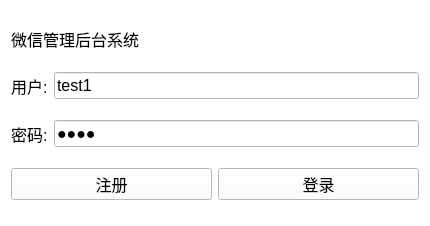
<?xml version="1.0" encoding="UTF-8"?>
<ui version="4.0">
 <class>Form</class>
 <widget class="QWidget" name="Form">
  <property name="geometry">
   <rect>
    <x>0</x>
    <y>0</y>
    <width>430</width>
    <height>226</height>
   </rect>
  </property>
  <property name="sizePolicy">
   <sizepolicy hsizetype="Expanding" vsizetype="Expanding">
    <horstretch>0</horstretch>
    <verstretch>0</verstretch>
   </sizepolicy>
  </property>
  <property name="minimumSize">
   <size>
    <width>0</width>
    <height>0</height>
   </size>
  </property>
  <property name="windowTitle">
   <string>Form</string>
  </property>
  <property name="styleSheet">
   <string notr="true">background-color: rgb(255, 255, 255);</string>
  </property>
  <layout class="QHBoxLayout" name="horizontalLayout_4">
   <item>
    <layout class="QVBoxLayout" name="verticalLayout">
     <property name="sizeConstraint">
      <enum>QLayout::SetMinAndMaxSize</enum>
     </property>
     <item>
      <widget class="QLabel" name="label">
       <property name="sizePolicy">
        <sizepolicy hsizetype="Preferred" vsizetype="Fixed">
         <horstretch>0</horstretch>
         <verstretch>0</verstretch>
        </sizepolicy>
       </property>
       <property name="maximumSize">
        <size>
         <width>300</width>
         <height>25</height>
        </size>
       </property>
       <property name="font">
        <font>
         <pointsize>12</pointsize>
        </font>
       </property>
       <property name="text">
        <string>微信管理后台系统</string>
       </property>
      </widget>
     </item>
     <item>
      <layout class="QHBoxLayout" name="horizontalLayout">
       <item>
        <widget class="QLabel" name="label_2">
         <property name="font">
          <font>
           <pointsize>12</pointsize>
          </font>
         </property>
         <property name="text">
          <string>用户:</string>
         </property>
        </widget>
       </item>
       <item>
        <widget class="QLineEdit" name="username_lineEdit">
         <property name="font">
          <font>
           <pointsize>12</pointsize>
          </font>
         </property>
         <property name="text">
          <string>test1</string>
         </property>
        </widget>
       </item>
      </layout>
     </item>
     <item>
      <layout class="QHBoxLayout" name="horizontalLayout_2">
       <item>
        <widget class="QLabel" name="label_3">
         <property name="font">
          <font>
           <pointsize>12</pointsize>
          </font>
         </property>
         <property name="text">
          <string>密码:</string>
         </property>
        </widget>
       </item>
       <item>
        <widget class="QLineEdit" name="password_lineEdit">
         <property name="font">
          <font>
           <pointsize>12</pointsize>
          </font>
         </property>
         <property name="text">
          <string>test</string>
         </property>
         <property name="echoMode">
          <enum>QLineEdit::PasswordEchoOnEdit</enum>
         </property>
        </widget>
       </item>
      </layout>
     </item>
     <item>
      <layout class="QHBoxLayout" name="horizontalLayout_3">
       <item>
        <widget class="QPushButton" name="register_pushButton">
         <property name="font">
          <font>
           <pointsize>12</pointsize>
          </font>
         </property>
         <property name="text">
          <string>注册</string>
         </property>
        </widget>
       </item>
       <item>
        <widget class="QPushButton" name="login_pushButton">
         <property name="font">
          <font>
           <pointsize>12</pointsize>
          </font>
         </property>
         <property name="text">
          <string>登录</string>
         </property>
        </widget>
       </item>
      </layout>
     </item>
    </layout>
   </item>
  </layout>
 </widget>
 <resources/>
 <connections/>
</ui>
